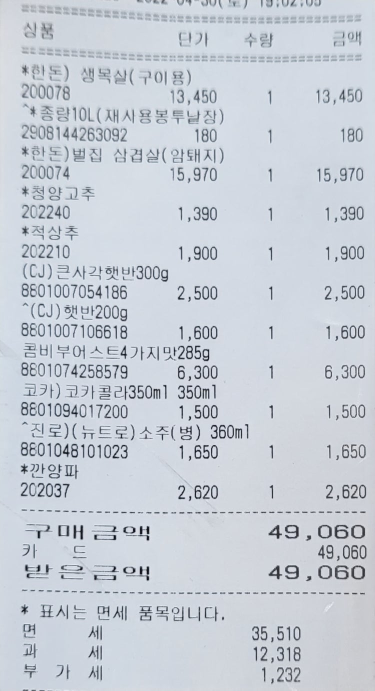
#> input picture Back/src/test_image.jpg, 750 x 1381 px (shown at 1/2 size)
$ python OCR.py
#> lines starting #> are read from the running program, lines starting #| are printed output that depends on the picture; after the words box and inside, x2 and y2 are one past the last pixel; in counts of white or black regions, pixels touching at a corner belong together
import cv2
import numpy as np
import os
import pytesseract
import re  # 정규표현식 모듈 추가


pytesseract.pytesseract.tesseract_cmd = r'C:\Program Files\Tesseract-OCR\tesseract.exe'

base_path = os.path.dirname(os.path.abspath(__file__))
file_path = os.path.join(base_path, 'test_image.jpg')

def advanced_preprocess(image_path):
    # 1. 이미지 파일 읽기 (한글 경로 호환)
#> called with image_path = 'Back/src/test_image.jpg'
    if not os.path.exists(image_path):
        print(f"오류: 파일을 찾을 수 없습니다. -> {image_path}")
        return None

    file_data = np.fromfile(image_path, np.uint8)
    img = cv2.imdecode(file_data, cv2.IMREAD_COLOR)
#> img is the input picture: shape (1381, 750, 3); mean B, G, R 215.1, 206.2, 199.8
    if img is None:
        print("오류: 이미지를 읽을 수 없습니다 (손상된 파일 등).")
        return None

    print(f"이미지 읽기 성공! 해상도: {img.shape}")
#| 이미지 읽기 성공! 해상도: (1381, 750, 3)

    # 2. 그레이스케일 변환
    gray = cv2.cvtColor(img, cv2.COLOR_BGR2GRAY)

    # 3. [중요] 이미지 2배 확대 (작은 글씨 인식률 향상)
    # 글자가 너무 작으면 OCR이 인식을 못합니다. 키우면 훨씬 잘 됩니다.
    scaled = cv2.resize(gray, None, fx=3.0, fy=3.0, interpolation=cv2.INTER_CUBIC)
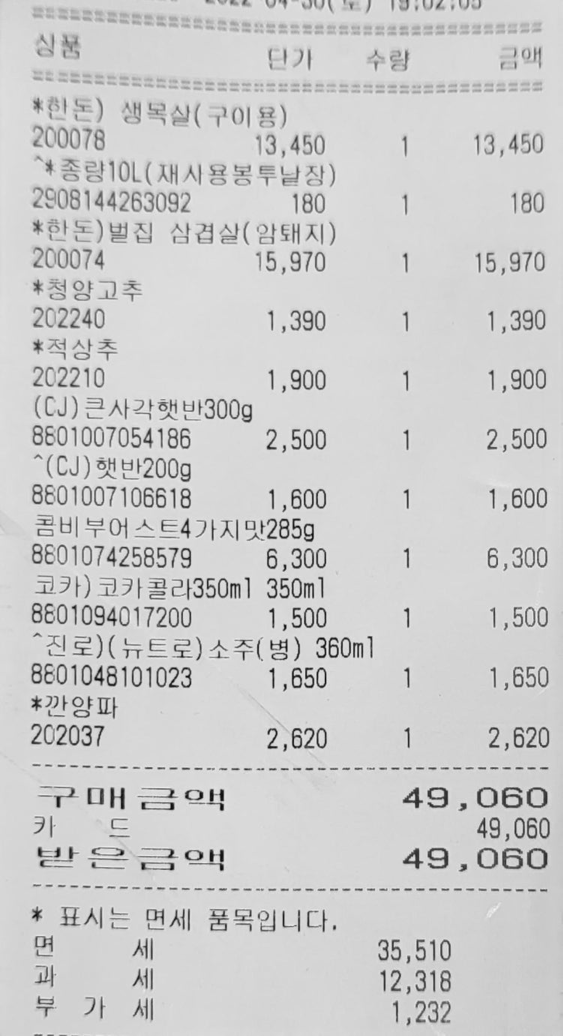
#> scaled: shape (4143, 2250) (shown at 1/4 size); min 0, max 250, mean 205.3

    # 4. [핵심] 배경 노이즈 및 그림자 제거 (Top-Hat 연산)
    # 밝은 글씨(영수증 배경)에서 어두운 부분(그림자)을 빼서 평탄화합니다.
    # 커널 크기(25, 25)는 글자보다 커야 합니다. 글자가 뭉개지면 크기를 조절하세요.
    kernel = cv2.getStructuringElement(cv2.MORPH_RECT, (5, 5))
    tophat = cv2.dilate(scaled, kernel, iterations=1)
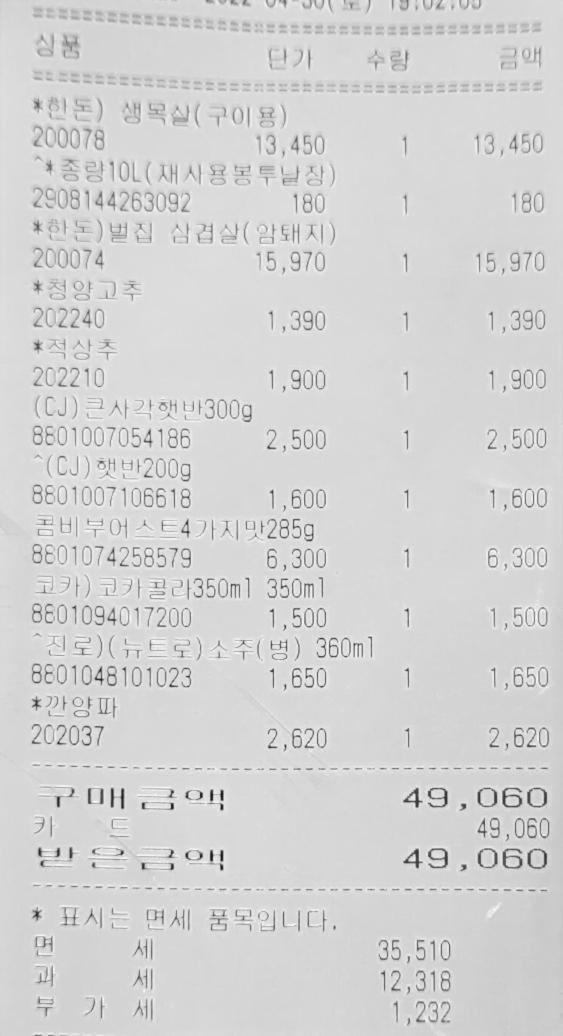
#> tophat: shape (4143, 2250) (shown at 1/4 size); min 15, max 250, mean 211.5

    # 5. 부드럽게 만들기 (Bilateral Filter)
    # 글자 획의 경계선은 살리면서 자잘한 노이즈만 뭉갭니다.
    # 인자: (이미지, 지름, 색상공간 시그마, 좌표공간 시그마) -> 75, 75 값을 조절해보세요.
    blurred = cv2.bilateralFilter(tophat, 5, 50, 50)

    # 6. 적응형 이진화 (Adaptive Threshold)
    # 그림자가 있어도 부분별로 임계값을 계산해서 깔끔하게 분리합니다.
    # blockSize(31): 이진화 계산 영역 크기 (홀수). 글자 크기에 맞춰 조절.
    # C(15): 계산된 임계값에서 뺄 상수. 값이 클수록 배경 노이즈가 줄지만 글자가 얇아짐.
    binary = cv2.adaptiveThreshold(
        tophat,
        255,
        cv2.ADAPTIVE_THRESH_GAUSSIAN_C,
        cv2.THRESH_BINARY,
        31, # 블록 크기 (글자가 크면 키우세요 예: 41, 51)
        5  # 상수 C (배경이 지저분하면 키우고, 글자가 끊기면 줄이세요 예: 10~20)
    )
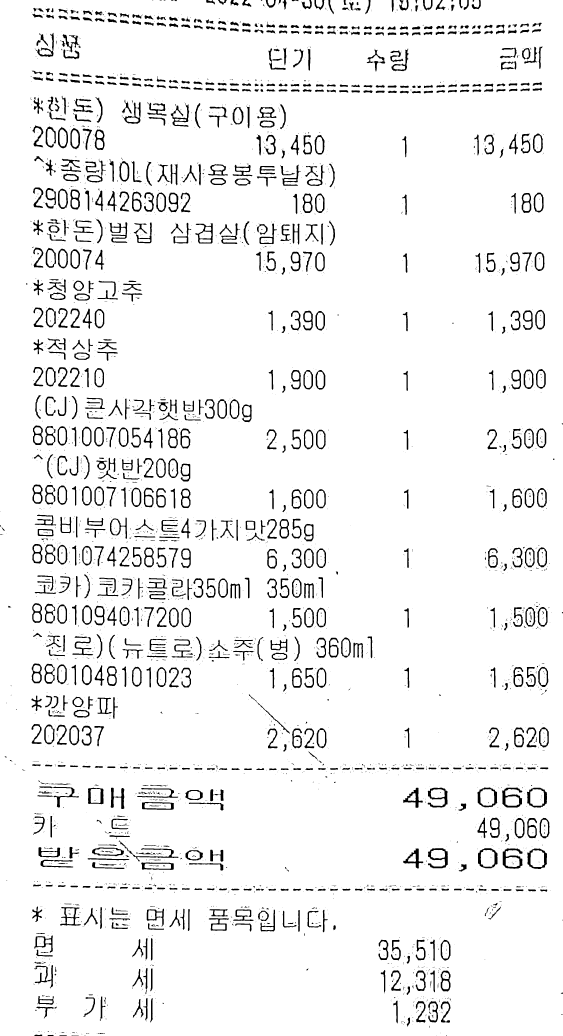
#> binary: shape (4143, 2250) (shown at 1/4 size); 94.2% white; 3730 black regions (2662 under 20 px), largest, box (x1, y1, x2, y2) and area: (2011, 3393, 2090, 3475) 2491, (2009, 3150, 2089, 3231) 2431, (1712, 3393, 1791, 3473) 2367

    # 7. [마무리] 글자 획 두껍게 만들기 (Morphology Close)
    # 이진화 과정에서 끊어진 획을 이어주고 구멍을 메워줍니다.
    # 커널 크기가 (3,3)이면 너무 두꺼워질 수 있으니 (2,2)나 (3,1) 등으로 조절해보세요.
    kernel_close = cv2.getStructuringElement(cv2.MORPH_RECT, (3, 1))
    closed = cv2.morphologyEx(binary, cv2.MORPH_CLOSE, kernel_close)
#> closed: shape (4143, 2250); 94.3% white; 1839 black regions (793 under 20 px), largest, box (x1, y1, x2, y2) and area: (2011, 3394, 2090, 3475) 2482, (2009, 3150, 2089, 3230) 2422, (1712, 3393, 1791, 3473) 2365

    return closed
# == 영수증 데이터 정제 함수 ============================================
# [80 lines left out: function parse_receipt_text, not called in this run]
# ==============================================================================
# 실행 부분
# ==============================================================================
base_dir = os.path.dirname(os.path.abspath(__file__))
target_image_path = os.path.join(base_dir, 'test_image.jpg')

final_image = advanced_preprocess(target_image_path)

cv2.imshow("전처리된 이미지", final_image)
cv2.waitKey(0)
cv2.destroyAllWindows()
if final_image is not None:
    print("\n--- OCR 인식 중 ---")

    # [중요 해결책] lang='kor' -> lang='kor+eng'
    # 영수증에는 숫자와 영어가 많으므로 반드시 eng를 같이 써야 "드그그"가 사라집니다.
    config_options = '--oem 3 --psm 4'
#> (the run stopped early here; a loop or call above may not have finished)
